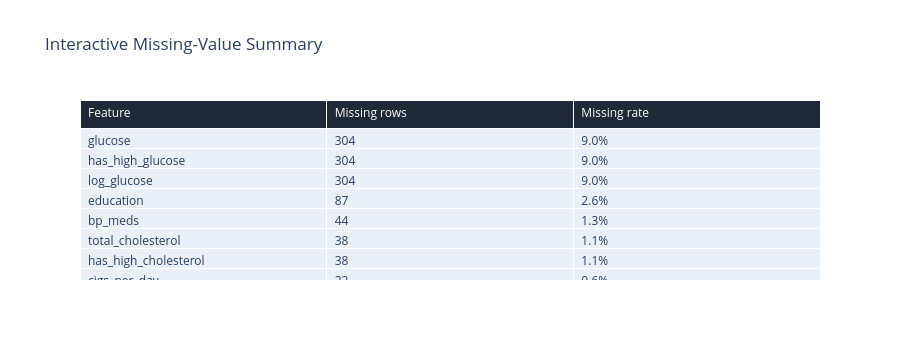
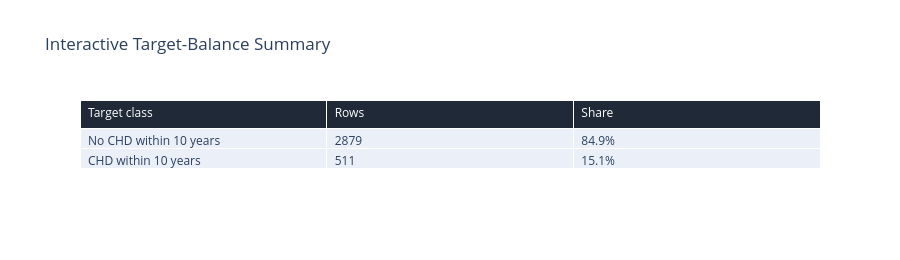

Source (notebook cell) for these figures, in order:
### Code cell
missing_summary = (
    df.isna()
    .sum()
    .loc[lambda s: s > 0]
    .sort_values(ascending=False)
    .to_frame("missing_rows")
)
missing_summary["missing_rate"] = missing_summary["missing_rows"] / len(df)

target_summary = (
    df["ten_year_chd"]
    .value_counts()
    .rename(index={0: "No CHD within 10 years", 1: "CHD within 10 years"})
    .to_frame("rows")
)
target_summary["share"] = target_summary["rows"] / len(df)

data_quality_table = (
    missing_summary
    .reset_index(names="feature")
    .assign(missing_rate=lambda data: data["missing_rate"].map(lambda value: f"{value:.1%}"))
)

target_table = (
    target_summary
    .reset_index(names="target_class")
    .assign(share=lambda data: data["share"].map(lambda value: f"{value:.1%}"))
)

fig = go.Figure(
    data=[
        go.Table(
            header=dict(
                values=["Feature", "Missing rows", "Missing rate"],
                fill_color="#1f2937",
                font=dict(color="white"),
                align="left",
            ),
            cells=dict(
                values=[
                    data_quality_table["feature"],
                    data_quality_table["missing_rows"],
                    data_quality_table["missing_rate"],
                ],
                align="left",
            ),
        )
    ]
)
fig.update_layout(title="Interactive Missing-Value Summary", height=360)
fig.write_html(CHART_DIR / "interactive_missing_value_summary.html")
fig.show()

fig = go.Figure(
    data=[
        go.Table(
            header=dict(
                values=["Target class", "Rows", "Share"],
                fill_color="#1f2937",
                font=dict(color="white"),
                align="left",
            ),
            cells=dict(
                values=[
                    target_table["target_class"],
                    target_table["rows"],
                    target_table["share"],
                ],
                align="left",
            ),
        )
    ]
)
fig.update_layout(title="Interactive Target-Balance Summary", height=260)
fig.write_html(CHART_DIR / "interactive_target_balance_summary.html")
fig.show()

### Figure 1 — Plotly figure (JSON) as saved in the notebook; plotly's stock layout.template omitted (floating-point values rounded to 4 significant figures)
{"data": [{"cells": {"align": "left", "values": [["glucose", "has_high_glucose", "log_glucose", "education", "bp_meds", "total_cholesterol", "has_high_cholesterol", "cigs_per_day", "smoking_intensity", "is_heavy_smoker", "log_cigs_per_day", "bmi", "heart_rate"], [304, 304, 304, 87, 44, 38, 38, 22, 22, 22, 22, 14, 1], ["9.0%", "9.0%", "9.0%", "2.6%", "1.3%", "1.1%", "1.1%", "0.6%", "0.6%", "0.6%", "0.6%", "0.4%", "0.0%"]]}, "header": {"align": "left", "fill": {"color": "#1f2937"}, "font": {"color": "white"}, "values": ["Feature", "Missing rows", "Missing rate"]}, "type": "table"}], "layout": {"height": 360, "title": {"text": "Interactive Missing-Value Summary"}}}

### Figure 2 — Plotly figure (JSON) as saved in the notebook; plotly's stock layout.template omitted (floating-point values rounded to 4 significant figures)
{"data": [{"cells": {"align": "left", "values": [["No CHD within 10 years", "CHD within 10 years"], [2879, 511], ["84.9%", "15.1%"]]}, "header": {"align": "left", "fill": {"color": "#1f2937"}, "font": {"color": "white"}, "values": ["Target class", "Rows", "Share"]}, "type": "table"}], "layout": {"height": 260, "title": {"text": "Interactive Target-Balance Summary"}}}
